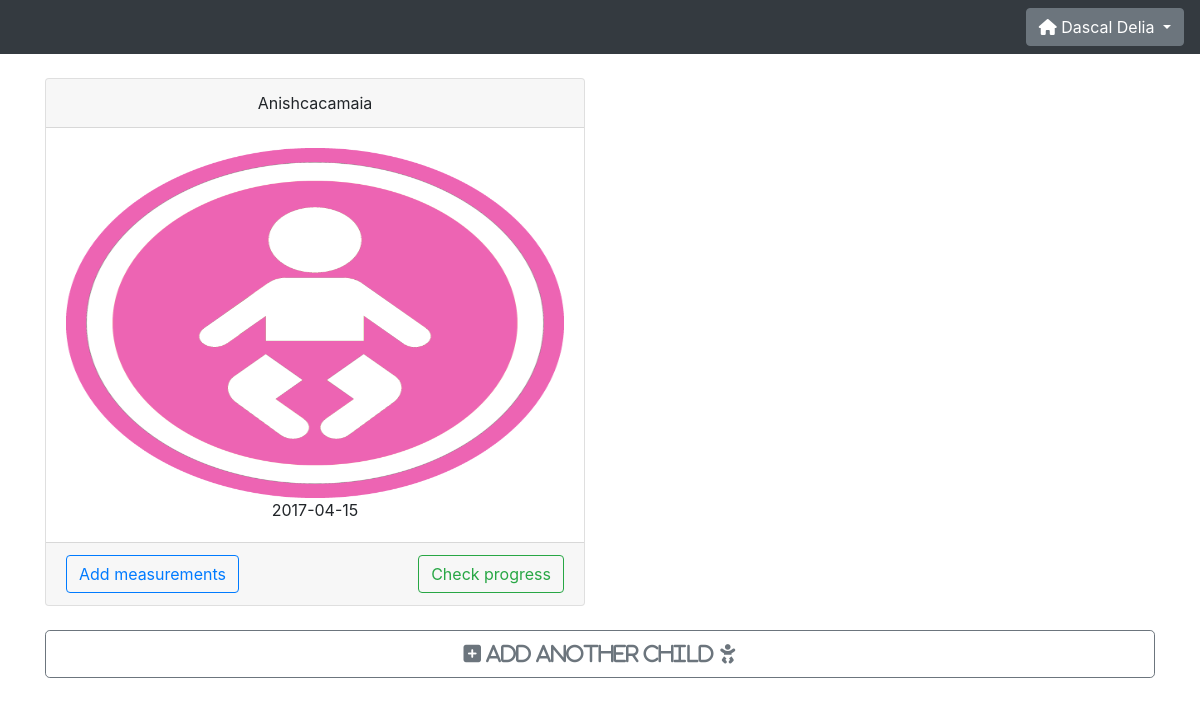
The app's page / (signed in) with its own data.
### website/models.py (models this page shows)
class User(db.Model,UserMixin):
    id = db.Column(db.Integer, primary_key=True)
    u_name = db.Column(db.String(20), unique=True)
    u_fname = db.Column(db.String(50))
    u_lname = db.Column(db.String(50))
    u_email = db.Column(db.String(150), unique=True)
    u_password = db.Column(db.String(150))
    u_type = db.Column(db.String(5))
    u_date_created = db.Column(db.DateTime(timezone=True), default=func.now())
    u_last_login = db.Column(db.DateTime(timezone=True), default=func.now())
    kids = db.relationship('Child')

class Child(db.Model):
    id = db.Column(db.Integer, primary_key=True)
    c_first_name = db.Column(db.String(50))
    c_last_name = db.Column(db.String(50))
    c_birth_date = db.Column(db.Date())
    c_gender = db.Column(db.String(6))
    c_height = db.Column(db.Integer)
    c_weight = db.Column(db.Float(precision='3,2'))
    c_parent_id = db.Column(db.Integer, db.ForeignKey('user.id'))
    history = db.relationship('History')

### website/views.py (the view)
@views.route('/', methods=['GET','POST'])
@login_required
def home():
    user = current_user
    def get_kids(user):
        result = Child.query.filter_by(c_parent_id=user).all()
        return result
    data = len(get_kids(user.id))
    return render_template('home.html', data=data, user=current_user)

### website/__init__.py (called while the page is built)
def create_app():
    app = Flask(__name__)
    app.config['SECRET_KEY'] = 'mySuperSecretKey'
    app.config['SQLALCHEMY_DATABASE_URI'] = f'sqlite:///../DB/{DB_NAME}'
    app.config['SQLALCHEMY_TRACK_MODIFICATIONS'] = False
    db.init_app(app)
    from .views import views
    from .auth import auth
    app.register_blueprint(views, url_prefix='/')
    app.register_blueprint(auth, url_prefix='/')
    from .models import User, Child, History
    create_database(app)
    login_manager = LoginManager()
    login_manager.login_view = 'auth.login'
    login_manager.init_app(app)
    @login_manager.user_loader
    def load_user(id):
        return User.query.get(int(id))
    return app

### website/templates/home.html
{% extends "base.html" %}{% block title %}Home{% endblock %} {% block content %}
{% if data > 0 %}
<div class="row">
  {% for child in user.kids %}
    <div class="col-md-6">
        <div class="card mdb-color lighten-2 text-center z-depth-2">
            <div class="card-header">{{ child.c_first_name }}</div>
            <div class="card-body">
                <img class="card-img-top" src="{{ url_for('static', filename='baby_' + child.c_gender + '.png') }}" width="40" height="350" alt="{{ child_c_first_name }}'s photo not available" />
                <p class="card-text">{{ child.c_birth_date }}</p>
            </div>
            <div class="card-footer">
                <a href="/add_measurements?child={{ child.id }}" class="btn btn-outline-primary" style="float:left">Add measurements</a>
                <a href="/check_progress?child={{ child.id }}" class="btn btn-outline-success" style="float:right">Check progress</a>
            </div>
        </div>
    <br />
    </div>
  {% endfor %}
</div>
<div>
    <a href='/add_child' role="button" class="btn btn-outline-secondary btn-lg btn-block" >
        <i class="fas fa-plus-square"> Add another child </i> <i class="fas fa-baby"></i>
    </a>
</div>
{% else %}
<div>
    <a href='/add_child' role="button" class="btn btn-outline-secondary btn-lg btn-block">
        <i class="fas fa-baby"> Add new child </i> <i class="fas fa-plus-square"></i>
    </a>
</div>
{% endif %} {% endblock %}

### website/templates/base.html (shortened to what this page needs)
<!DOCTYPE html>
<html>
    <head>
        <link
            rel="stylesheet"
            href="https://stackpath.bootstrapcdn.com/bootstrap/4.4.1/css/bootstrap.min.css"
        />
        <link
            rel="stylesheet"
            href="https://stackpath.bootstrapcdn.com/font-awesome/4.7.0/css/font-awesome.min.css"
        />
        <link
            href="http://cdn.bokeh.org/bokeh/release/bokeh-2.0.1.min.css"
            rel="stylesheet" type="text/css"
        />
        <link rel="stylesheet" href="https://stackpath.bootstrapcdn.com/bootstrap/4.1.3/css/bootstrap.min.css">
    </head>
    <body>
        <nav class="navbar navbar-expand-lg navbar-dark bg-dark">
            <div class="collapse navbar-collapse justify-content-end" id="navbar">
                <div class="navbar-nav">
                    {% if user.is_authenticated %}
                    <ul class="navbar-nav">
                        <div class="dropdown">
                            <button class="btn btn-secondary dropdown-toggle" type="button" id="dropdownMenu2" data-toggle="dropdown" aria-haspopup="true" aria-expanded="false">
                                <span><i class="fas fa-home"></i></span> {{ user.u_fname + " " + user.u_lname }}
                            </button>
                        </div>
                    </ul>
                    {% endif %}
                </div>
            </div>
        </nav>
        <br />
        <div class="container">
            {% block content %}
            {% endblock %}
        </div>
    </body>
</html>

### records on screen
User: u_fname+u_lname "Dascal Delia"
Child: c_first_name "Anishcacamaia", c_gender (picture), c_birth_date "2017-04-15"
